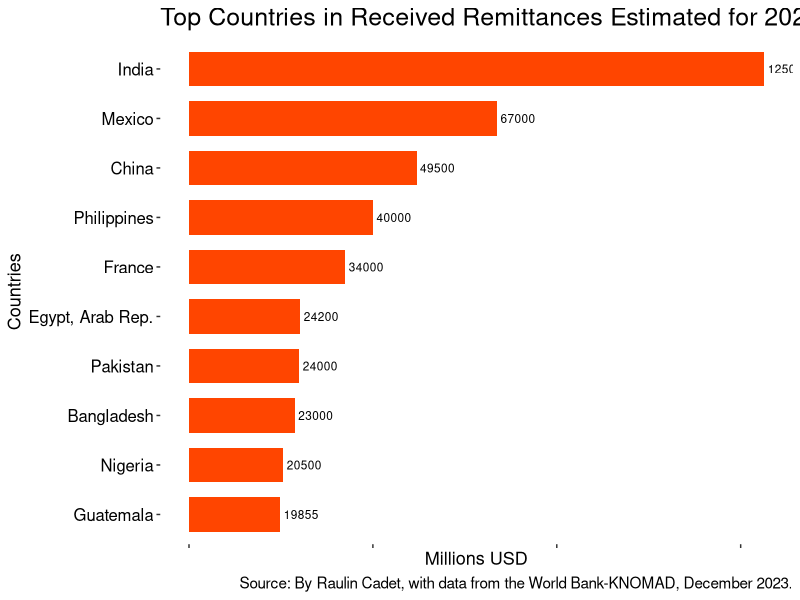

R code for this plot:
library(dplyr)
library(ggplot2)

# Source of data: https://www.knomad.org/data/remittances
df=readxl::read_excel("Remittance/inward_remittance_flows_december_2023_1.xlsx",
                    range = "A1:y217")

d23<-df[c("Remittance inflows (US$ million)",'2023e')]
colnames(d23)<-c("Country","2023e")

d23<-d23%>%
  filter(!is.na(`2023e`))%>%arrange(desc(`2023e`))%>%
  head(12)              # remove rows with NA, arrange and select the 12 top values

d23<-d23[3:nrow(d23),]  # remove two regions, including World

g2<-d23%>%
  ggplot(aes(x=reorder(Country,`2023e`),y=`2023e`/1000000))+
  geom_bar(stat='identity',fill='orangered',width = 0.7)+
  geom_text(aes(label = round(`2023e`,2)), hjust = -0.1, size = 3) +  # Add labels
  ggtitle("Top Countries in Received Remittances Estimated for 2023")+xlab('Countries')+ylab("Millions USD")+
  coord_flip()+
  theme_classic()+
  theme(
    axis.line = element_blank(),
    axis.text.x = element_blank(),
    axis.title = element_text(size = 13,color = 'black'),  # Modify axis title font size
    axis.text = element_text(size = 12,color = 'black'),   
    strip.text = element_text(size = 13,color='black'),  # Modify facet title font size
    plot.title = element_text(size = 18,color = 'black')   # Modify plot title font size
  )
g2+labs(caption = "Source: By Raulin Cadet, with data from the World Bank-KNOMAD, December 2023.")+
  theme(plot.caption = element_text(size = 11, color = 'black'))  # to adjust font size

# https://www.oecd-ilibrary.org/sites/4e637bf0-en/index.html?itemId=/content/component/4e637bf0-en